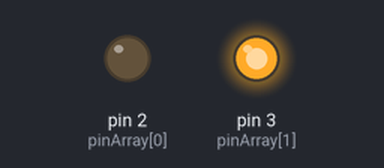
A sketch run on a simulated Arduino Uno, built with avr-gcc and run on an emulated ATmega328P. Shown: output pins drawn as LEDs (lit = HIGH).

Above: at 0.12 s.
At 1.29 s:
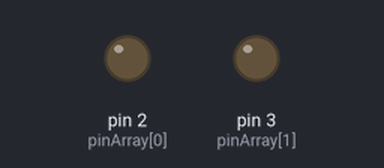
At 2.86 s:
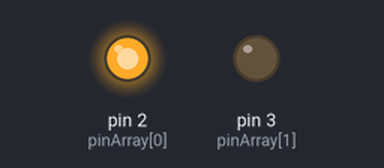
Timing chart, 0 to 3.2 s (numbered marks = the images above):
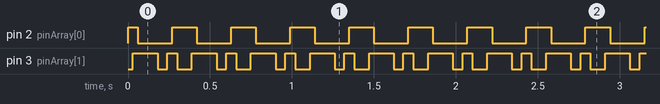

The sketch:

matricesCocheFantastico3.ino
```cpp
/* Coche Fantastico 3
 * --------------
 *
 * Hacemos que el codigo sea mas fluido.
 *
 *
 * 2018, CFTIC
 * @author: Juan Pedro Lopez
 * @hardware: Juan Pedro Lopez
 */

int pinArray[] = {2, 3, 4};
int count = 0;
int timer = 30;

void setup(){
  for (count=0;count<2;count++) {
    pinMode(pinArray[count], OUTPUT);
  }
}

void loop() {
  for (count=0;count<2;count++) {
   digitalWrite(pinArray[count], HIGH);
   delay(timer);
   digitalWrite(pinArray[count + 1], HIGH);
   delay(timer);
   digitalWrite(pinArray[count], LOW);
   delay(timer*2);
  }
  for (count=1;count>0;count--) {
   digitalWrite(pinArray[count], HIGH);
   delay(timer);
   digitalWrite(pinArray[count - 1], HIGH);
   delay(timer);
   digitalWrite(pinArray[count], LOW);
   delay(timer*2);
  }
}
```

Measured:
- by itself, pin 2 (pinArray[0]): repeats every 0.36 s: LOW 0.21 s, HIGH 0.15 s
- by itself, pin 3 (pinArray[1]): repeats every 0.36 s: LOW 0.06 s, HIGH 0.06 s, LOW 0.09 s, HIGH 0.15 s
